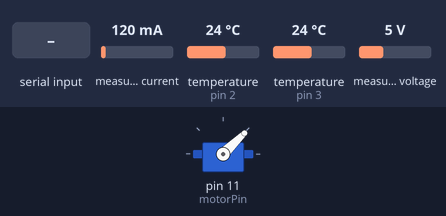
A sketch run on a simulated Arduino Uno, built with avr-gcc and run on an emulated ATmega328P. Parts: servo. Inputs (shaded band) come from the test bench; at power-on: measured current 120 mA, temperature (sensors on pin 2, pin 3) 24 °C, measured voltage 5 V. What the sketch prints to the serial monitor is not drawn.

Above: at 11.2 s.
11.3 s: "1\n" received over Serial
At 14.1 s:
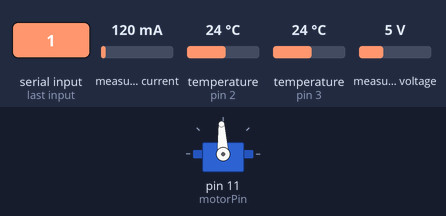
15.0 s: "2\n" received over Serial
At 18.0 s:
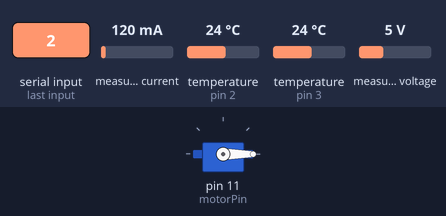
Timing chart, 0 to 19.5 s (numbered marks = the images above; inputs shaded):
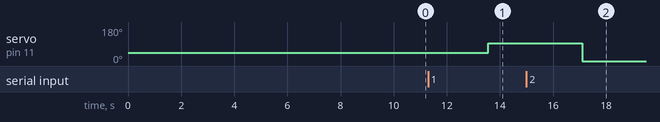

The sketch:

Suprimentooldbot.ino
```cpp
#include <Wire.h>
#include <DallasTemperature.h>
#include <OneWire.h>
#include <Adafruit_INA219.h>
#include <Servo.h>
#include <math.h>

// ---------- DS18B20 ----------
#define DS18B20_1_PIN 2
#define DS18B20_2_PIN 3
#define DS18B20_3_PIN 4

OneWire oneWire1(DS18B20_1_PIN);
DallasTemperature sensor1(&oneWire1);

OneWire oneWire2(DS18B20_2_PIN);
DallasTemperature sensor2(&oneWire2);

OneWire oneWire3(DS18B20_3_PIN);
DallasTemperature sensor3(&oneWire3);

// ---------- INA219 ----------
Adafruit_INA219 ina219;

// ---------- ESC (Servo) ----------
Servo esc;
int motorPin = 11;
int velocidadeMicrossegundos = 1000;
int valorPotenciometroSimulado = 0;

void setup() {
  Serial.begin(115200);

  // Inicializa ESC
  esc.attach(motorPin);
  esc.writeMicroseconds(1000);
  delay(10000);  // Tempo para o ESC inicializar

  // Inicializa sensores
  sensor1.begin();
  sensor2.begin();

  if (!ina219.begin()) {
    Serial.println("Falha ao encontrar INA219!");
    while (1) delay(10);
  }

  ina219.setCalibration_32V_2A();
}

void loop() {
  // ---------- Controle do ESC via Serial ----------
    // Acelera gradualmente

  if (Serial.available() > 0)
  {
      String comando = Serial.readStringUntil('\n');
      comando.trim(); // PQ é old bootloader
      if (comando == "1")
      {
          LigaEsc();
          Serial.print("iniciou");
      }
      else if (comando == "2")
      {
          DesligaEsc();
          Serial.print("parou");
      }
  }

  // ---------- Leitura dos sensores ----------
  float busVoltage = ina219.getBusVoltage_V();
  float current = ina219.getCurrent_mA();
  float current_mA_mod = fabs(current);
  sensor1.requestTemperatures();
  sensor2.requestTemperatures();
  float temp1 = sensor1.getTempCByIndex(0);
  float temp2 = sensor2.getTempCByIndex(0);

  // ---------- Envio Serial ----------
  Serial.print(temp1); Serial.print(":");
  Serial.print(temp2); Serial.print(":");
  Serial.print(busVoltage); Serial.print(":");
  Serial.println(current_mA_mod);

  delay(2000);
}

void DesligaEsc()
{
  esc.writeMicroseconds(500);
}
void LigaEsc()
{
  esc.writeMicroseconds(1500);
}
```

Measured:
- after the input at 11.3 s, servo on pin 11 (motorPin): 44° → 93° after 2.3 s
- after the input at 15.0 s, servo on pin 11 (motorPin): 93° → 0° after 2.1 s
